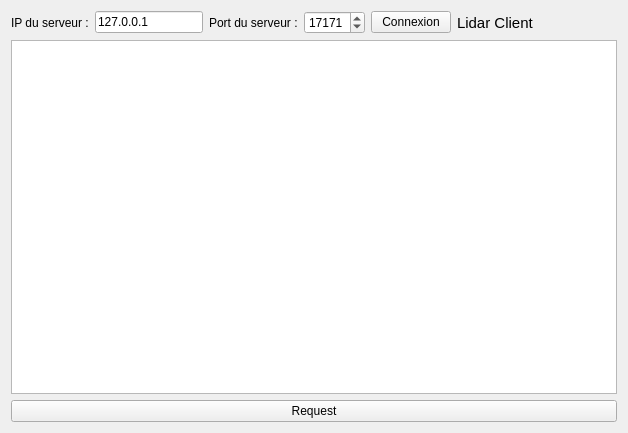
<?xml version="1.0" encoding="UTF-8"?>
<ui version="4.0">
 <class>FenClient</class>
 <widget class="QWidget" name="FenClient">
  <property name="geometry">
   <rect>
    <x>0</x>
    <y>0</y>
    <width>628</width>
    <height>433</height>
   </rect>
  </property>
  <property name="windowTitle">
   <string>Lidar app - Client</string>
  </property>
  <property name="windowIcon">
   <iconset>
    <normaloff>chat.png</normaloff>chat.png</iconset>
  </property>
  <layout class="QVBoxLayout" name="verticalLayout_2">
   <item>
    <layout class="QHBoxLayout" name="horizontalLayout">
     <item>
      <widget class="QLabel" name="label">
       <property name="text">
        <string>IP du serveur :</string>
       </property>
      </widget>
     </item>
     <item>
      <widget class="QLineEdit" name="serveurIP">
       <property name="maximumSize">
        <size>
         <width>150</width>
         <height>16777215</height>
        </size>
       </property>
       <property name="text">
        <string>127.0.0.1</string>
       </property>
      </widget>
     </item>
     <item>
      <widget class="QLabel" name="label_2">
       <property name="text">
        <string>Port du serveur :</string>
       </property>
      </widget>
     </item>
     <item>
      <widget class="QSpinBox" name="serveurPort">
       <property name="minimumSize">
        <size>
         <width>60</width>
         <height>0</height>
        </size>
       </property>
       <property name="minimum">
        <number>1024</number>
       </property>
       <property name="maximum">
        <number>65535</number>
       </property>
       <property name="value">
        <number>17171</number>
       </property>
      </widget>
     </item>
     <item>
      <widget class="QPushButton" name="boutonConnexion">
       <property name="text">
        <string>Connexion</string>
       </property>
      </widget>
     </item>
     <item>
      <widget class="QLabel" name="label_6">
       <property name="font">
        <font>
         <pointsize>11</pointsize>
         <weight>50</weight>
         <bold>false</bold>
        </font>
       </property>
       <property name="text">
        <string>Lidar Client</string>
       </property>
       <property name="scaledContents">
        <bool>true</bool>
       </property>
       <property name="alignment">
        <set>Qt::AlignJustify|Qt::AlignVCenter</set>
       </property>
       <property name="wordWrap">
        <bool>false</bool>
       </property>
      </widget>
     </item>
     <item>
      <spacer name="horizontalSpacer">
       <property name="orientation">
        <enum>Qt::Horizontal</enum>
       </property>
       <property name="sizeHint" stdset="0">
        <size>
         <width>40</width>
         <height>20</height>
        </size>
       </property>
      </spacer>
     </item>
     <item>
      <layout class="QVBoxLayout" name="verticalLayout">
       <item>
        <widget class="QLabel" name="label_5">
         <property name="pixmap">
          <pixmap>chat.png</pixmap>
         </property>
        </widget>
       </item>
      </layout>
     </item>
    </layout>
   </item>
   <item>
    <widget class="QTextEdit" name="listeMessages">
     <property name="readOnly">
      <bool>true</bool>
     </property>
    </widget>
   </item>
   <item>
    <layout class="QHBoxLayout" name="horizontalLayout_2">
     <item>
      <widget class="QPushButton" name="boutonRequest">
       <property name="text">
        <string>Request</string>
       </property>
       <property name="icon">
        <iconset>
         <normaloff>chat.png</normaloff>chat.png</iconset>
       </property>
      </widget>
     </item>
    </layout>
   </item>
  </layout>
 </widget>
 <resources/>
 <connections/>
</ui>
